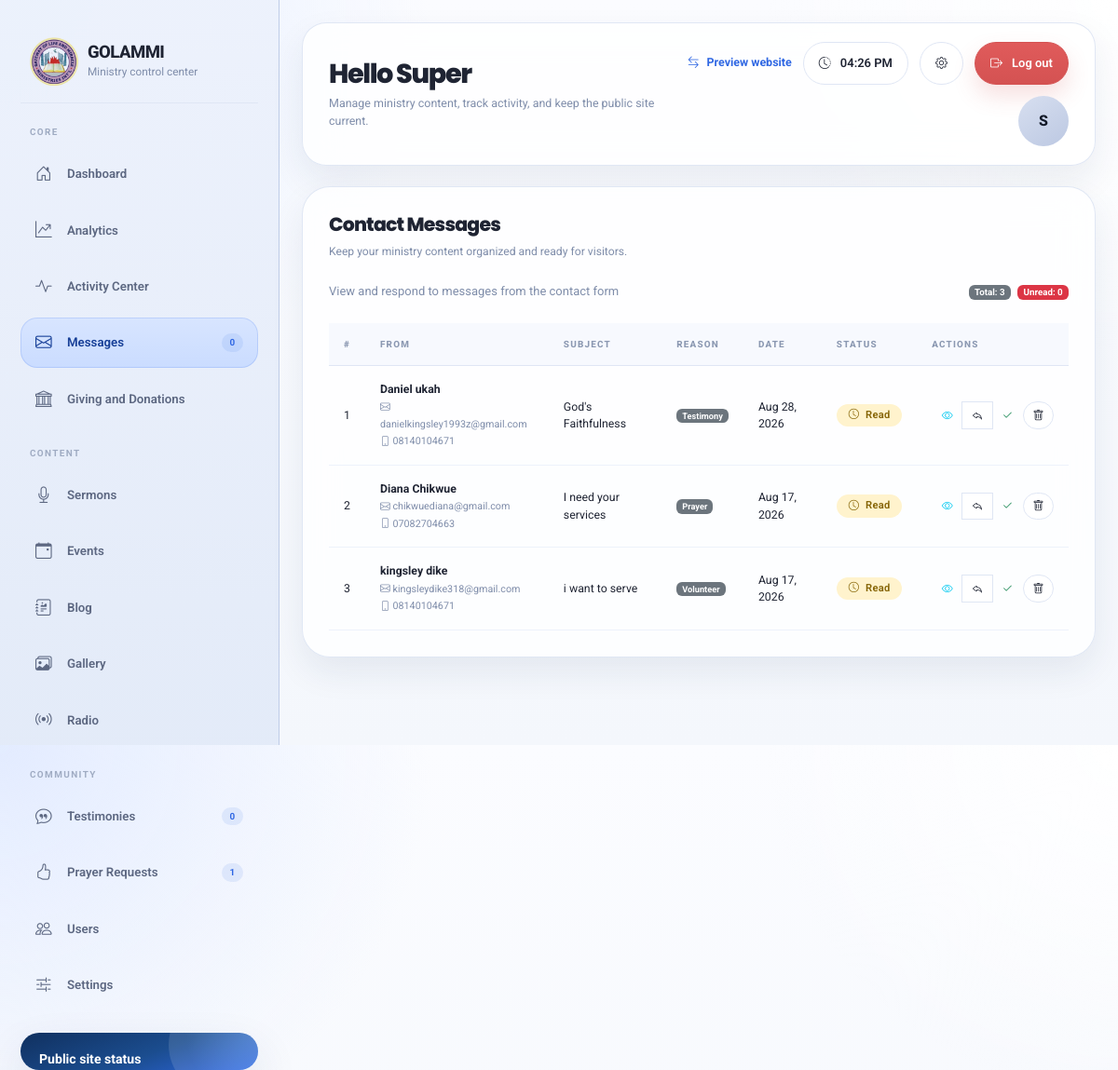
The app's page /admin/contact-messages (signed in) with its own data.
### models/user.py (models this page shows, shortened)
class User(UserMixin, db.Model):
    __tablename__ = "users"
    id = db.Column(db.Integer, primary_key=True)
    username = db.Column(db.String(80), unique=True, nullable=False)
    email = db.Column(db.String(120), unique=True, nullable=False)
    password_hash = db.Column(db.String(255), nullable=False)
    full_name = db.Column(db.String(120), nullable=False)
    role = db.Column(
        db.String(50), nullable=False, default="admin"
    )  # super_admin, admin, moderator, editor
    is_active = db.Column(db.Boolean, default=True)
    created_at = db.Column(db.DateTime, default=datetime.utcnow)
    updated_at = db.Column(
        db.DateTime, default=datetime.utcnow, onupdate=datetime.utcnow
    )
    last_login = db.Column(db.DateTime)
    created_sermons = db.relationship(
        "Sermon", backref="creator", lazy=True, foreign_keys="Sermon.created_by"
    )
    updated_sermons = db.relationship(
        "Sermon", backref="updater", lazy=True, foreign_keys="Sermon.updated_by"
    )
    created_events = db.relationship(
        "Event", backref="creator", lazy=True, foreign_keys="Event.created_by"
    )
    updated_events = db.relationship(
        "Event", backref="updater", lazy=True, foreign_keys="Event.updated_by"
    )
    created_blog_posts = db.relationship(
        "BlogPost", backref="creator", lazy=True, foreign_keys="BlogPost.created_by"
    )
    updated_blog_posts = db.relationship(
        "BlogPost", backref="updater", lazy=True, foreign_keys="BlogPost.updated_by"
    )
    def is_super_admin(self):
        return self.role == "super_admin"
    def is_admin(self):
        return self.role in ["super_admin", "admin"]

### models/contact.py (models this page shows, shortened)
class ContactMessage(db.Model):
    __tablename__ = 'contact_messages'
    id = db.Column(db.Integer, primary_key=True)
    name = db.Column(db.String(100), nullable=False)
    email = db.Column(db.String(120), nullable=False)
    phone = db.Column(db.String(20))
    reason = db.Column(db.String(50), nullable=False)
    subject = db.Column(db.String(200), nullable=False)
    message = db.Column(db.Text, nullable=False)
    is_read = db.Column(db.Boolean, default=False)
    is_replied = db.Column(db.Boolean, default=False)
    replied_at = db.Column(db.DateTime)
    replied_by = db.Column(db.Integer, db.ForeignKey('users.id'))
    created_at = db.Column(db.DateTime, default=datetime.utcnow)
    replier = db.relationship('User', foreign_keys=[replied_by])

### routes/admin.py (the view)
@admin_bp.route('/contact-messages')
@login_required
@admin_required
def contact_messages():
    page = request.args.get('page', 1, type=int)
    messages = ContactMessage.query.order_by(ContactMessage.created_at.desc()).paginate(page=page, per_page=15)
    return render_template('admin/contact_messages.html', messages=messages)

### templates/admin/contact_messages.html (shortened to what this page needs)
{% extends "admin/base.html" %}
{% block page_title %}Contact Messages{% endblock %}
{% block content %}
<div class="d-flex justify-content-between align-items-center mb-4">
    <div>
        <p class="text-muted mb-0">View and respond to messages from the contact form</p>
    </div>
    <div>
        <span class="badge bg-secondary me-1">Total: {{ messages.total }}</span>
        <span class="badge bg-danger">Unread: {{ unread_count or 0 }}</span>
    </div>
</div>
<div class="table-responsive">
    <table class="table table-custom table-hover">
        <thead>
            <tr>
                <th>#</th>
                <th>From</th>
                <th>Subject</th>
                <th>Reason</th>
                <th>Date</th>
                <th>Status</th>
                <th>Actions</th>
            </tr>
        </thead>
        <tbody>
            {% if messages.items %}
                {% for msg in messages.items %}
                <tr {% if not msg.is_read %}style="font-weight: 600; background: rgba(201,168,76,0.04);"{% endif %}>
                    <td>{{ loop.index + (messages.page - 1) * messages.per_page }}</td>
                    <td class="from-cell">
                        <strong>{{ msg.name }}</strong>
                        <br><small class="text-muted"><i class="bi bi-envelope"></i> {{ msg.email }}</small>
                        {% if msg.phone %}
                        <br><small class="text-muted"><i class="bi bi-phone"></i> {{ msg.phone }}</small>
                        {% endif %}
                    </td>
                    <td class="subject-cell">{{ msg.subject|truncate(35) }}</td>
                    <td><span class="badge bg-secondary">{{ msg.reason|title }}</span></td>
                    <td>{{ msg.created_at.strftime('%b %d, %Y') }}</td>
                    <td>
                        {% if msg.is_replied %}
                        <span class="status-badge active"><i class="bi bi-check-circle"></i> Replied</span>
                        {% elif msg.is_read %}
                        <span class="status-badge pending"><i class="bi bi-clock"></i> Read</span>
                        {% else %}
                        <span class="status-badge inactive"><i class="bi bi-x-circle"></i> Unread</span>
                        {% endif %}
                    </td>
                    <td>
                        <div class="btn-group btn-group-sm">
                            <button type="button" class="btn btn-outline-info" title="View" data-bs-toggle="modal" data-bs-target="#viewMessageModal{{ msg.id }}">
                                <i class="bi bi-eye"></i>
                            </button>
                            <a href="mailto:{{ msg.email }}?subject=Re: {{ msg.subject }}" class="btn btn-outline-gold" title="Reply">
                                <i class="bi bi-reply"></i>
                            </a>
                            <button type="button" class="btn btn-outline-success" title="Mark as Read" onclick="markAsRead('{{ msg.id }}')">
                                <i class="bi bi-check2"></i>
                            </button>
                            <form action="{{ url_for('admin.delete_contact_message', msg_id=msg.id) }}" method="POST" style="display: inline;" onsubmit="return confirm('Are you sure you want to delete this message?');">
                                <button type="submit" class="btn btn-outline-danger" title="Delete">
                                    <i class="bi bi-trash"></i>
                                </button>
                            </form>
                        </div>
                    </td>
                </tr>
                {% endfor %}
            {% endif %}
        </tbody>
    </table>
</div>
{% endblock %}

### templates/admin/base.html (shortened to what this page needs)
<!DOCTYPE html>
<html lang="en">
<head>
    <link href="{{ url_for('static', filename='assets/vendor/bootstrap/css/bootstrap.min.css') }}" rel="stylesheet">
    <link href="{{ url_for('static', filename='assets/vendor/bootstrap-icons/bootstrap-icons.css') }}" rel="stylesheet">
    <link href="{{ url_for('static', filename='assets/vendor/aos/aos.css') }}" rel="stylesheet">
</head>
<body>
    <div class="admin-layout">
        <aside class="sidebar">
            <div class="sidebar-inner">
                <div class="brand">
                    <div class="brand-mark">
                        <img src="{{ url_for('static', filename='assets/img/logo_2.png') }}" alt="GOLAMMI logo">
                    </div>
                    <div class="brand-copy">
                        <h1>GOLAMMI</h1>
                        <p>Ministry control center</p>
                    </div>
                </div>
                <div>
                    <p class="sidebar-group-title">Core</p>
                    <nav class="nav">
                        <a class="nav-link {% if request.endpoint == 'admin.dashboard' %}active{% endif %}" href="{{ url_for('admin.dashboard') }}">
                            <i class="bi bi-house-door"></i>
                            <span>Dashboard</span>
                        </a>
                        <a class="nav-link {% if request.endpoint in ['admin.analytics'] %}active{% endif %}" href="{{ url_for('admin.analytics') }}">
                            <i class="bi bi-graph-up-arrow"></i>
                            <span>Analytics</span>
                        </a>
                        {% if current_user.is_authenticated and current_user.is_super_admin() %}
                        <a class="nav-link {% if request.endpoint in ['admin.activity_center'] %}active{% endif %}" href="{{ url_for('admin.activity_center') }}">
                            <i class="bi bi-activity"></i>
                            <span>Activity Center</span>
                        </a>
                        {% endif %}
                        <a class="nav-link {% if request.endpoint in ['admin.contact_messages'] %}active{% endif %}" href="{{ url_for('admin.contact_messages') }}">
                            <i class="bi bi-envelope"></i>
                            <span>Messages</span>
                            <span class="badge">{{ contact_unread_count or 0 }}</span>
                        </a>
                        <a class="nav-link {% if request.endpoint in ['admin.donations'] %}active{% endif %}" href="{{ url_for('admin.donations') }}">
                            <i class="bi bi-bank"></i>
                            <span>Giving and Donations</span>
                        </a>
                    </nav>
                </div>
                <div>
                    <p class="sidebar-group-title">Content</p>
                    <nav class="nav">
                        <a class="nav-link {% if request.endpoint in ['admin.sermons', 'admin.add_sermon', 'admin.edit_sermon'] %}active{% endif %}" href="{{ url_for('admin.sermons') }}">
                            <i class="bi bi-mic"></i>
                            <span>Sermons</span>
                        </a>
                        <a class="nav-link {% if request.endpoint in ['admin.events', 'admin.add_event', 'admin.edit_event'] %}active{% endif %}" href="{{ url_for('admin.events') }}">
                            <i class="bi bi-calendar-event"></i>
                            <span>Events</span>
                        </a>
                        <a class="nav-link {% if request.endpoint in ['admin.blog', 'admin.add_blog', 'admin.edit_blog'] %}active{% endif %}" href="{{ url_for('admin.blog') }}">
                            <i class="bi bi-journal-richtext"></i>
                            <span>Blog</span>
                        </a>
                        <a class="nav-link {% if request.endpoint in ['admin.gallery', 'admin.add_gallery', 'admin.edit_gallery'] %}active{% endif %}" href="{{ url_for('admin.gallery') }}">
                            <i class="bi bi-images"></i>
                            <span>Gallery</span>
                        </a>
                        <a class="nav-link {% if request.endpoint in ['admin.radio', 'admin.add_radio', 'admin.edit_radio'] %}active{% endif %}" href="{{ url_for('admin.radio') }}">
                            <i class="bi bi-broadcast"></i>
                            <span>Radio</span>
                        </a>
                    </nav>
                </div>
                <div>
                    <p class="sidebar-group-title">Community</p>
                    <nav class="nav">
                        <a class="nav-link {% if request.endpoint in ['admin.testimonies', 'admin.add_testimony', 'admin.edit_testimony'] %}active{% endif %}" href="{{ url_for('admin.testimonies') }}">
                            <i class="bi bi-chat-quote"></i>
                            <span>Testimonies</span>
                            <span class="badge">{{ testimony_pending_count or 0 }}</span>
                        </a>
                        <a class="nav-link {% if request.endpoint in ['admin.prayer_requests', 'admin.add_prayer_request', 'admin.edit_prayer_request'] %}active{% endif %}" href="{{ url_for('admin.prayer_requests') }}">
                            <i class="bi bi-hand-thumbs-up"></i>
                            <span>Prayer Requests</span>
                            <span class="badge">{{ prayer_pending_count or 0 }}</span>
                        </a>
                        <a class="nav-link {% if request.endpoint in ['admin.users', 'admin.add_user', 'admin.edit_user'] %}active{% endif %}" href="{{ url_for('admin.users') }}">
                            <i class="bi bi-people"></i>
                            <span>Users</span>
                        </a>
                        <a class="nav-link {% if request.endpoint in ['admin.settings'] %}active{% endif %}" href="{{ url_for('admin.settings') }}">
                            <i class="bi bi-sliders2"></i>
                            <span>Settings</span>
                        </a>
                    </nav>
                </div>
                <div class="sidebar-promo">
                    <h6>Public site status</h6>
                </div>
            </div>
        </aside>
        <main class="main-content">
            <section class="topbar">
                <div class="topbar-copy">
                    <h2>{% block topbar_title %}Hello {{ current_user.full_name.split(' ')[0] if current_user.is_authenticated else 'Admin' }}{% endblock %}</h2>
                    <p>{% block topbar_subtitle %}Manage ministry content, track activity, and keep the public site current.{% endblock %}</p>
                </div>
                <div class="topbar-tools">
                    <a class="topbar-link" href="{{ url_for('frontend.index') }}" target="_blank">
                        <i class="bi bi-arrow-left-right"></i>
                        <span>Preview website</span>
                    </a>
                    <div class="topbar-chip">
                        <i class="bi bi-clock-history"></i>
                        <span id="currentTime">--:--</span>
                    </div>
                    <a class="topbar-chip" href="{{ url_for('auth.profile') }}">
                        <i class="bi bi-gear"></i>
                    </a>
                    <a class="topbar-chip topbar-chip-danger" href="{{ url_for('auth.logout') }}">
                        <i class="bi bi-box-arrow-right"></i>
                        <span>Log out</span>
                    </a>
                    <div class="avatar-pill">
                        {{ (current_user.full_name[:1] if current_user.is_authenticated else "A")|upper }}
                    </div>
                </div>
            </section>
            <section class="content-stage">
                <div class="page-header">
                    <div class="page-title-wrap">
                        <h3>{% block page_title %}Dashboard{% endblock %}</h3>
                        <p>{% block page_subtitle %}Keep your ministry content organized and ready for visitors.{% endblock %}</p>
                    </div>
                </div>
                {% block content %}{% endblock %}
            </section>
        </main>
    </div>
</body>
</html>

### records on screen
User: full_name "Super", is_active+full_name "S"
ContactMessage: name "Daniel ukah", email "danielkingsley1993z@gmail.com", phone "08140104671", subject "God's Faithfulness", reason "Testimony", created_at "Aug 28, 2026", is_replied False (drawn)
ContactMessage: name "Diana Chikwue", email "chikwuediana@gmail.com", phone "07082704663", subject "I need your services", reason "Prayer", created_at "Aug 17, 2026", is_replied False (drawn)
ContactMessage: name "kingsley dike", email "kingsleydike318@gmail.com", phone "08140104671", subject "i want to serve", reason "Volunteer", created_at "Aug 17, 2026", is_replied False (drawn)

### other values on screen
{{ contact_unread_count or 0 }} "0"
{{ testimony_pending_count or 0 }} "0"
{{ prayer_pending_count or 0 }} "1"
{{ messages.total }} "3"
{{ unread_count or 0 }} "0"
